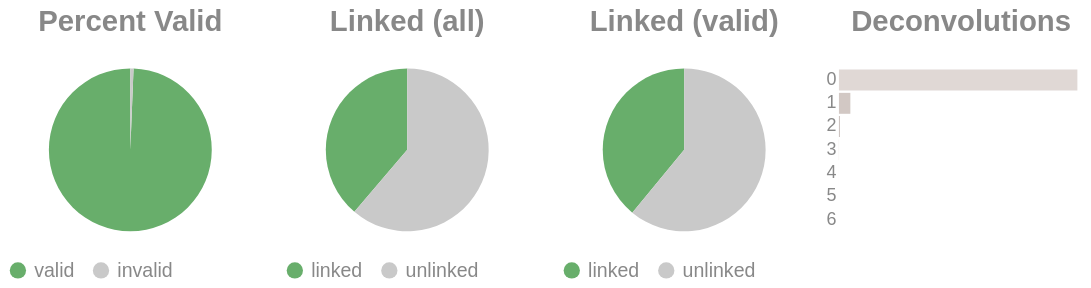

Notebook cell for this chart:
### Code cell
if SKIPLR:
    pass
else:
    clash = Counter()
    for i in valids['molecule'].to_list():
        _mol = i.split("-")
        if len(_mol) == 1:
            clash.update('0')
        else:
            clash.update(_mol[-1])

    _d = {"deconvolutions": [], 'count': []}
    for k,v in clash.items():
        _d['deconvolutions'].append(k)
        _d['count'].append(v)

    tot_valid = valids['reads'].sum()
    mask = valids['reads'] >= 2
    n_linked_reads = valids.filter(mask)['reads'].sum()
    if n_linked_reads == 0:
        print_html("No linked molecules (>=2 reads) were detected; skipping linked-only distributions.")
        SKIPLR = True
    else:
        perc_valid = round(tot_valid / n_reads, 4)
        linked_perc_abs = round(n_linked_reads / n_reads, 4)
        linked_perc = round(n_linked_reads / tot_valid, 4)

    _valid = pl.DataFrame({"valids": ['valid', 'invalid'], "count": [tot_valid, n_reads - tot_valid]})
    _linked_abs = pl.DataFrame({"linked (absolute)": ['linked', 'unlinked'], "count": [n_linked_reads, n_reads - n_linked_reads]})
    _linked_rel = pl.DataFrame({"linked (valids)": ['linked', 'unlinked'], "count": [n_linked_reads, tot_valid - n_linked_reads]})

    (
        alt.hconcat(
            piechart(_valid, goodval = 'valid', title = "Percent Valid"),
            piechart(_linked_abs, goodval = "linked", title =  "Linked (all)"),
            piechart(_linked_rel, goodval = "linked", title =  "Linked (valid)"),
            convolutionbar(pl.DataFrame(_d), title = "Deconvolutions"),
            center = True,
            bounds = 'flush'
        )
        .resolve_scale(color='independent')
        .resolve_legend('independent')
        .properties(usermeta={'embedOptions': {"actions": False}})
    ).display()

### Figure 1 — Vega-Lite specification as saved in the notebook (floating-point values rounded to 4 significant figures)
{"width": "container", "height": 400, "config": {"title": {"anchor": "start", "dy": -15, "fontSize": 18, "color": "#888888", "subtitleColor": "#888888", "subtitleFontSize": 14}, "arc": {"fill": "#0072B2"}, "axis": {"domainColor": "#888888", "domainWidth": 0.5, "gridWidth": 0.2, "grid": false, "titleFontWeight": 400, "titleFontSize": 15, "labelFontSize": 11, "labelColor": "#888888", "tickColor": "#888888", "tickWidth": 0.2, "titleColor": "#888888"}, "axisBand": {"grid": false}, "axisX": {"grid": true, "tickSize": 10, "domainCap": "round"}, "axisY": {"domain": false, "grid": true, "tickSize": 0, "domainCap": "round"}, "background": "transparent", "header": {"labelFontSize": 15, "labelColor": "#888888", "titleFontSize": 15, "titleFontWeight": 600, "titleColor": "#888888"}, "legend": {"labelFont": "sans-serif", "labelFontSize": 12, "labelColor": "#888888", "symbolSize": 100, "symbolType": "circle", "titleFontSize": 12, "titlePadding": 10, "titleColor": "#888888", "title": null}, "range": {"category": ["#E69F00", "#56B4E9", "#009E73", "#F0E442", "#0072B2", "#D55E00", "#CC79A7", "#000000"], "diverging": ["#cfe8f3", "#a2d4ec", "#73bfe2", "#46abdb", "#1696d2", "#12719e"]}, "area": {"fill": "#0072B2", "fillOpacity": 0.7, "line": true, "strokeOpacity": 0.7}, "line": {"color": "#0072B2", "stroke": "#0072B2", "strokeWidth": 2}, "trail": {"color": "#0072B2", "stroke": "#0072B2", "strokeWidth": 0, "size": 1}, "point": {"filled": true, "fillOpacity": 1.0, "size": 95}, "text": {"color": "#888888", "fontSize": 11, "align": "right", "fontWeight": 400, "size": 11}, "bar": {"fill": "#0072B2", "stroke": null}, "view": {"stroke": null, "continuousWidth": 660, "continuousHeight": 400}}, "hconcat": [{"data": {"name": "data-2b1a69d8f824787904bb2acf1d4fb347"}, "mark": {"type": "arc"}, "encoding": {"color": {"field": "valids", "legend": {"orient": "bottom", "title": null}, "scale": {"domain": ["valid", "invalid"], "range": ["#68ae6b", "#C9C9C9"]}, "title": "Valids", "type": "nominal"}, "theta": {"field": "count", "type": "quantitative"}, "tooltip": [{"field": "valids", "title": "Valids", "type": "ordinal"}, {"field": "percent", "format": ".2%", "title": "Percent", "type": "quantitative"}, {"field": "count", "title": "Count", "type": "quantitative"}]}, "height": 100, "title": {"text": "Percent Valid", "align": "center", "anchor": "middle"}, "transform": [{"calculate": "datum.count / 9012450", "as": "percent"}], "width": 150}, {"data": {"name": "data-1e8cc58cfd0b5faecbed0fef54b21828"}, "mark": {"type": "arc"}, "encoding": {"color": {"field": "linked (absolute)", "legend": {"orient": "bottom", "title": null}, "scale": {"domain": ["linked", "unlinked"], "range": ["#68ae6b", "#C9C9C9"]}, "title": "Linked (Absolute)", "type": "nominal"}, "theta": {"field": "count", "type": "quantitative"}, "tooltip": [{"field": "linked (absolute)", "title": "Linked (Absolute)", "type": "ordinal"}, {"field": "percent", "format": ".2%", "title": "Percent", "type": "quantitative"}, {"field": "count", "title": "Count", "type": "quantitative"}]}, "height": 100, "title": {"text": "Linked (all)", "align": "center", "anchor": "middle"}, "transform": [{"calculate": "datum.count / 9012450", "as": "percent"}], "width": 150}, {"data": {"name": "data-2af4681bf4a17ee79d9003bca6ba4d9b"}, "mark": {"type": "arc"}, "encoding": {"color": {"field": "linked (valids)", "legend": {"orient": "bottom", "title": null}, "scale": {"domain": ["linked", "unlinked"], "range": ["#68ae6b", "#C9C9C9"]}, "title": "Linked (Valids)", "type": "nominal"}, "theta": {"field": "count", "type": "quantitative"}, "tooltip": [{"field": "linked (valids)", "title": "Linked (Valids)", "type": "ordinal"}, {"field": "percent", "format": ".2%", "title": "Percent", "type": "quantitative"}, {"field": "count", "title": "Count", "type": "quantitative"}]}, "height": 100, "title": {"text": "Linked (valid)", "align": "center", "anchor": "middle"}, "transform": [{"calculate": "datum.count / 8955553", "as": "percent"}], "width": 150}, {"data": {"name": "data-f564ad627bec2dc50c2b5b67cbd07cec"}, "mark": {"type": "bar"}, "encoding": {"color": {"field": "deconvolutions", "legend": null, "scale": {"scheme": "lightgreyred"}, "type": "nominal"}, "tooltip": [{"field": "deconvolutions", "title": "Deconvolutions", "type": "ordinal"}, {"field": "percent", "format": ".2%", "title": "Percent", "type": "quantitative"}, {"field": "count", "title": "Count", "type": "quantitative"}], "x": {"axis": null, "field": "count", "type": "quantitative"}, "y": {"field": "deconvolutions", "sort": "ascending", "title": null, "type": "nominal"}}, "height": 100, "title": {"text": "Deconvolutions", "align": "center", "anchor": "middle"}, "transform": [{"calculate": "datum.count / 6672496", "as": "percent"}], "width": 150}], "bounds": "flush", "center": true, "resolve": {"legend": {"angle": "independent"}, "scale": {"color": "independent"}}, "usermeta": {"embedOptions": {"actions": false}}, "$schema": "https://vega.github.io/schema/vega-lite/v6.1.0.json", "datasets": {"data-2b1a69d8f824787904bb2acf1d4fb347": [{"valids": "valid", "count": 8955553}, {"valids": "invalid", "count": 56897}], "data-1e8cc58cfd0b5faecbed0fef54b21828": [{"linked (absolute)": "linked", "count": 3493274}, {"linked (absolute)": "unlinked", "count": 5519176}], "data-2af4681bf4a17ee79d9003bca6ba4d9b": [{"linked (valids)": "linked", "count": 3493274}, {"linked (valids)": "unlinked", "count": 5462279}], "data-f564ad627bec2dc50c2b5b67cbd07cec": [{"deconvolutions": "0", "count": 6343174}, {"deconvolutions": "1", "count": 303665}, {"deconvolutions": "2", "count": 23237}, {"deconvolutions": "3", "count": 2187}, {"deconvolutions": "4", "count": 209}, {"deconvolutions": "5", "count": 20}, {"deconvolutions": "6", "count": 4}]}}
